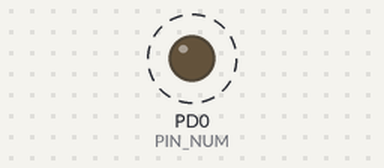
A program run on a simulated ATmega32, built with avr-gcc and emulated at 8 MHz. Shown: output pins drawn as LEDs (lit = HIGH). Dashed ring = blinking.

Above: at 0.5 s.
Timing chart, 0 to 4.6 s (numbered marks = the images above):
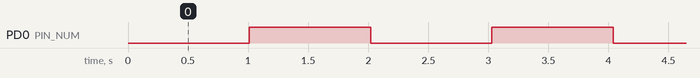

Measured:
- by itself, PD0 (PIN_NUM): alternates HIGH for 1.0 s and LOW for 1.0 s

The program:

main.c
```c
/*
 * PWM.c
 *
 * Created: 7/1/2023 5:27:21 PM
 * Author : hassa
 */

#define F_CPU	8000000UL
#include "PWM.h"
#include "util/delay.h"
#define PIN_NUM			0
uint32_t timer_counter = 0;


void Timer_OverFlow_Interrupt_Handler(void)
{
	timer_counter++;
	if(timer_counter == 3921)
	{
		//Toggle Led every one second
		TOGGLE_BIT(PORTD, PIN_NUM);
		//Clear Counter
		timer_counter = 0;
	}
}

void Timer_CompareMatch_Interrupt_Handler(void)
{
	timer_counter++;
	if(timer_counter == 10000)
	{
		//Toggle Led every one second
		TOGGLE_BIT(PORTD, PIN_NUM);
		//Clear Counter
		timer_counter = 0;
	}
}


int main(void)
{
	//Configure PIND0 as Output
	SET_BIT(DDRD, PIN_NUM);
	//set compare value
	MCAL_SetTimer_compare_val(100);
	//set timer configuration
	TIMER_CONFIG_t timer_cfg;
	timer_cfg.Timer_Mode = TIMER_MODE_CTC;
	timer_cfg.Clock_Source = CLOCK_SOURCE_INTERNAL_PRESCALER_DIVIDED_BY_8;
	timer_cfg.IRQ_Enable = IRQ_ENABLE_OCIE0;
	timer_cfg.P_CallBack = Timer_CompareMatch_Interrupt_Handler;
	MCAL_Timer_Init(&timer_cfg);
	while (1)
	{

	}
}
```

UTLIS.h
```c
/*
 * UTLIS.h
 *
 * Created: 7/1/2023 5:31:48 PM
 *  Author: hassa
 */


#ifndef UTLIS_H_
#define UTLIS_H_


//UTILITS
#define SET_BIT(PORT, BIT)			(PORT |=  (1<<BIT))
#define CLEAR_BIT(PORT, BIT)		(PORT &= ~(1<<BIT))
#define TOGGLE_BIT(PORT, BIT)		(PORT ^=  (1<<BIT))
#define READ_BIT(PORT, BIT)			((PORT>>BIT)&(0x01))


#endif /* UTLIS_H_ */
```

PWM.h
```c
/*
 * PWM.h
 *
 * Created: 7/1/2023 5:35:12 PM
 *  Author: hassa
 */


#ifndef PWM_H_
#define PWM_H_

//-----------------------------
//Includes
//-----------------------------

#include <stdint.h>
#include <stdlib.h>
#include "avr/interrupt.h"
#include "UTLIS.h"


//--------------------------------------
//User type definitions (structures)
//--------------------------------------


typedef struct
{
	uint8_t		Timer_Mode;					// specifies Timer Mode (Normal mode or CTC)
											// This parameter must be set based on @ref TIMER_MODE_DEFINE

	uint8_t		Clock_Source;				// specifies Timer Clock Source (External / Internal) and PreScaler with internal clock only
											// This parameter must be set based on @ref CLOCK_SOURCE_DEFINE

	uint8_t		IRQ_Enable;					// Enable or Disable IRQ
											// This parameter must be set based on @ref IRQ_ENABLE_DEFINE

	void (*P_CallBack)(void);				//set the C Function which will be called once IRQ Happens

}TIMER_CONFIG_t;


//-----------------------------------
//Macros Configuration References
//-----------------------------------

//@ref TIMER_MODE_DEFINE
#define TIMER_MODE_NORMAL											((uint8_t)(0))
#define TIMER_MODE_CTC												((uint8_t)(1<<3))
#define TIMER_MODE_FAST_PWM_INVERTING								((uint8_t)(0x78))
#define TIMER_MODE_FAST_PWM_NONINVERTING							((uint8_t)(0x68))

//@ref CLOCK_SOURCE_DEFINE
#define CLOCK_SOURCE_INTERNAL_NO_PRESCALER							((uint8_t)(1<<0))
#define CLOCK_SOURCE_INTERNAL_PRESCALER_DIVIDED_BY_8				((uint8_t)(1<<1))
#define CLOCK_SOURCE_INTERNAL_PRESCALER_DIVIDED_BY_64				((uint8_t)(0x03))
#define CLOCK_SOURCE_INTERNAL_PRESCALER_DIVIDED_BY_256				((uint8_t)(0x04))
#define CLOCK_SOURCE_INTERNAL_PRESCALER_DIVIDED_BY_1024				((uint8_t)(0x05))
#define CLOCK_SOURCE_EXTERNAL_FALLING_EDGE							((uint8_t)(0x06))
#define CLOCK_SOURCE_EXTERNAL_RISING_EDGE							((uint8_t)(0x07))


//@ref IRQ_ENABLE_DEFINE
#define IRQ_ENABLE_NONE												((uint8_t)(0))
#define IRQ_ENABLE_TOIE0											((uint8_t)(1<<0))
#define IRQ_ENABLE_OCIE0											((uint8_t)(1<<1))


//ENABLE/DISABLE GLOBAL INTERRUPT MACROS
#define ENABLE_GLOBAL_INTERRUPT										(SREG |= 1<<7)
#define DISABLE_GLOBAL_INTERRUPT									(SREG &= ~(1<<7))


/*
* ==============================================================================
* 				  APIs Supported by "MCAL TIMER DRIVER"
* ==============================================================================
*/


void MCAL_Timer_Init(TIMER_CONFIG_t *Timer_Cfg);
void MCAL_Timer_Stop(void);
void MCAL_SetTimer_compare_val(uint8_t count);
void MCAL_TIMER_Get_Counterval(uint8_t *countVal);
void MCAL_PWM_DutyCycle(uint8_t duty_cycle);


#endif /* PWM_H_ */
```

PWM.c
```c
/*
 * PWM.c
 *
 * Created: 7/1/2023 5:37:40 PM
 *  Author: hassa
 */
/*
 *=======================================================================
 *						INCLUDES
 *=======================================================================
 *
*/

#include "PWM.h"


/*
 *=======================================================================
 *						GLOBAL VARIABLES
 *=======================================================================
 *
*/

void (*GP_CallBack)(void) = NULL;

TIMER_CONFIG_t Global_Timer_Config;


/*
 *=======================================================================
 *						APIS FUNCTIONS DEFINITIONS
 *=======================================================================
 *
*/


/**================================================================
 * @Fn 				-	MCAL_Timer_Init
 * @brief 			-	Initializes TIMER0 according to the specified parameters in Timer_Cfg
 * @param [in] 		- 	Timer_Cfg : a pointer to TIMER_CONFIG_t structure that contains
 * 									the configuration information for the specified TIMER Module
 * @retval 			-	none
 * Note 			-	Supported for TIMER0 ONLY
 *
 */
void MCAL_Timer_Init(TIMER_CONFIG_t *Timer_Cfg)
{
	Global_Timer_Config = *Timer_Cfg;

	//Select Timer Mode
	TCCR0 |= Timer_Cfg->Timer_Mode;
	if(Timer_Cfg->Timer_Mode == TIMER_MODE_FAST_PWM_INVERTING || Timer_Cfg->Timer_Mode == TIMER_MODE_FAST_PWM_NONINVERTING)
	{
		//Configure (OC0)PINB3 as output
		DDRB |= (1<<3);
	}

	//Select Clock Source
	TCCR0 |= Timer_Cfg->Clock_Source;
	if(Timer_Cfg->Clock_Source == CLOCK_SOURCE_EXTERNAL_FALLING_EDGE || Timer_Cfg->Clock_Source == CLOCK_SOURCE_EXTERNAL_RISING_EDGE)
	{
		//Configure T0 (pinB0) As input
		DDRB &= ~(1<<0);
	}

	//Enable Or Disable IRQ
	TIMSK |= Timer_Cfg->IRQ_Enable;
	if(Timer_Cfg->IRQ_Enable != IRQ_ENABLE_NONE)
	{
		//Enable Global Interrupt
		ENABLE_GLOBAL_INTERRUPT;
	}
	else
	{
		//Disable Global Interrupt
		DISABLE_GLOBAL_INTERRUPT;
	}

	//call back function address
	GP_CallBack = Timer_Cfg->P_CallBack;

}


/**================================================================
 * @Fn 				-	MCAL_Timer_Stop
 * @brief 			-	Stop Timer0 Operation By Disable Timer Clock
 * @retval 			-	none
 * Note 			-	Supported for TIMER0 ONLY
 *
 */
void MCAL_Timer_Stop(void)
{
	TCCR0 &= ~((1<<0) | (1<<1) | (1<<2));
}


/**================================================================
 * @Fn 				-	MCAL_SetTimer_compare_val
 * @brief 			-	Set OCR Register compare Value in Compare Match Mode(CTC)
 * @param [in] 		- 	count : Value to Set in OCR(compare value must not exceed 255)
 * @retval 			-	none
 * Note 			-	Supported for Compare Match Mode(CTC) only & compare value must not exceed 255
 *
 */
void MCAL_SetTimer_compare_val(uint8_t count)
{
	OCR0 = count;
}


/**================================================================
 * @Fn 				-	MCAL_TIMER_Get_Counterval
 * @brief 			-	Get Timer counter value
 * @param [in] 		- 	countVal : value of counter value from counter register (TCNT0)
 * @retval 			-	none
 * Note 			-	none
 *
 */
void MCAL_TIMER_Get_Counterval(uint8_t *countVal)
{
	*countVal = TCNT0;
}


/**================================================================
 * @Fn 				-	MCAL_PWM_DutyCycle
 * @brief 			-	Set PWM duty cycle in Fast PWM Mode
 * @param [in] 		- 	duty_cycle : Value of PWM duty cycle (from 0 to 255)
 * @retval 			-	none
 * Note 			-	Supported for Fast PWM Mode only & count value must not exceed 255
 *
 */
void MCAL_PWM_DutyCycle(uint8_t duty_cycle)
{
	if(Global_Timer_Config.Timer_Mode == TIMER_MODE_FAST_PWM_NONINVERTING)
		OCR0 = duty_cycle;
	else if(Global_Timer_Config.Timer_Mode == TIMER_MODE_FAST_PWM_INVERTING)
		OCR0 = (uint8_t)(255 - duty_cycle);
}


/*
 *=======================================================================
 *						ISR FUNCTIONS DEFINITIONS
 *=======================================================================
 *
*/

//OVERFLOW ISR
ISR(TIMER0_OVF_vect)
{
	GP_CallBack();
}

//COMPARE MATCH ISR
ISR(TIMER0_COMP_vect)
{
	GP_CallBack();
}
```
